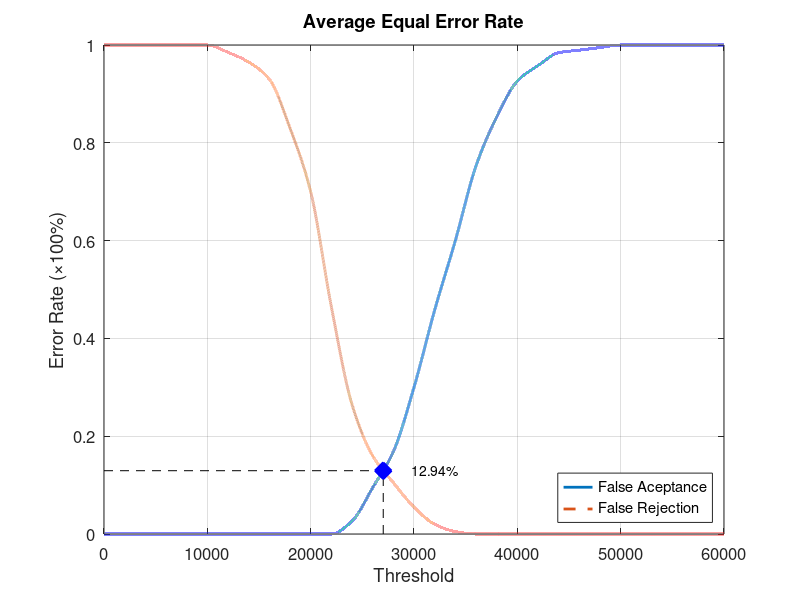
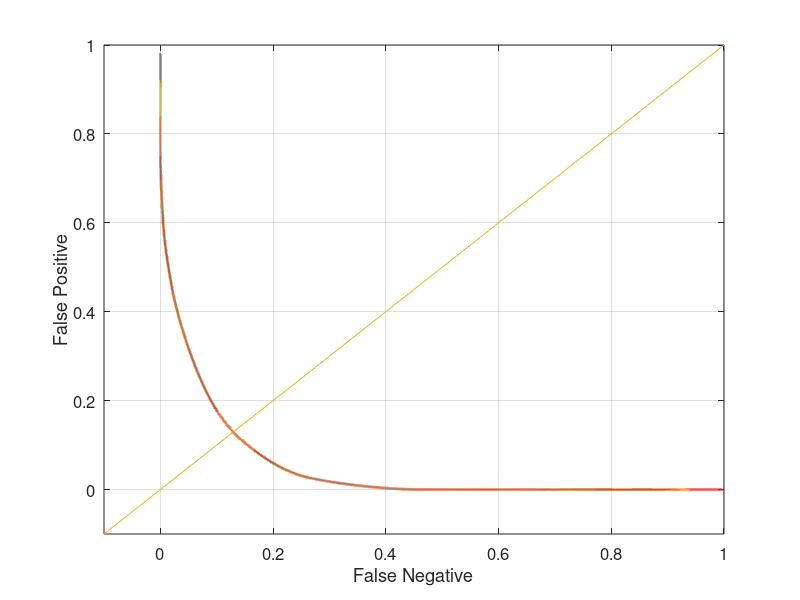

Reproduce these figures in MATLAB, in order.
function yEER = Database2_2
close all;
clear;
clc;
x = 0:2000:60000;
xq = 0:0.5:60000;

y0 = [0 0 0 0 0 0 0 0 0 0 0 0 0.0263158 0.0947368 0.168421 0.3 0.457895 0.6 0.752632 0.852632 0.926316 0.957895 0.984211 0.989474 0.994737 1 1 1 1 1 1];
yy0 = interp1(x, y0, xq, 'pchip');
y1 = [1 1 1 1 1 1 0.985 0.965 0.93 0.83 0.7 0.465 0.265 0.16 0.105 0.055 0.02 0.005 0 0 0 0 0 0 0 0 0 0 0 0 0];
yy1 = interp1(x, y1, xq, 'pchip');

% Calculating EER: 
y2 = abs(y0 - y1);
find(y2 == min(y2))
yy2 = abs(yy0 - yy1);
xEER = find(yy2 == min(yy2));
xEERIndex = xq(xEER) % X-axis EER
yEER = yy0(xEER) % Y-axis EER

main = figure
plot(xq, yy0,'-','LineWidth', 2);	hold on
plot(xq, yy1,'--','LineWidth', 2);	hold on
plot([xEERIndex xEERIndex], [0 yEER], 'k--');	hold on
plot([0 xEERIndex], [yEER yEER], 'k--');	hold on
plot(xEERIndex, yEER, 'bx', 'LineWidth', 10);	hold on
text(xEERIndex + 10 * xEERIndex / 100, yEER, [num2str(round((10000 * yEER)) / 100) '%'])
legend('False Aceptance', 'False Rejection', 'Location', 'SouthEast')
xlabel('Threshold')
ylabel('Error Rate (\times100%)')
title('Average Equal Error Rate')
set(gca, 'FontSize', 12)
axis([0 60000 0 1])
grid on

print(main, 'Database2_2Main', '-dpng');
FNRxFPR = figure('Color', [1 1 1]);
plot(yy1, yy0, '-', yy1, yy0, 'LineWidth', 2);
hold on
y = -0.1:0.1:1
plot(y, y); 
set(gca, 'FontSize', 12)
xlabel('False Negative')
ylabel('False Positive')
axis([-0.1 1 -0.1 1])
set(gca, 'FontSize', 12)
grid on

print(FNRxFPR, 'Database2_2FNRxFPR','-dpng');
end
